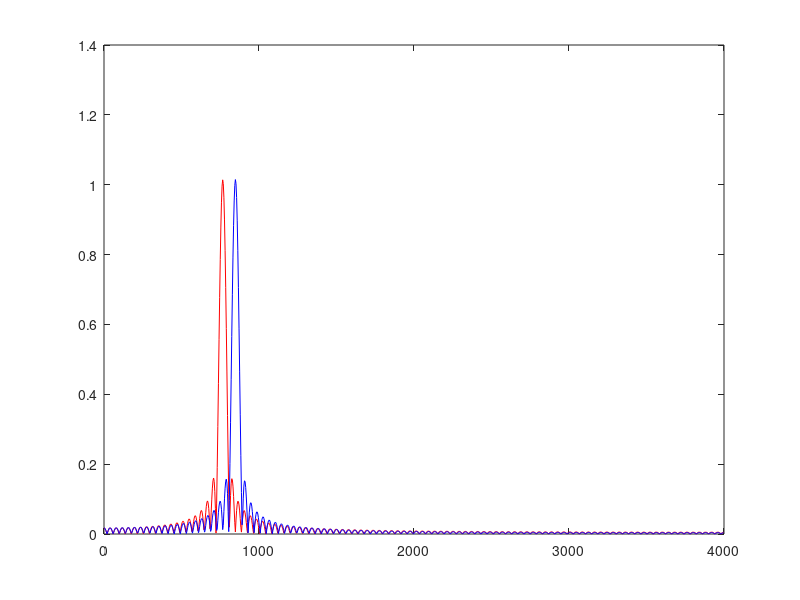

This figure's MATLAB source:
N1=200;
w=20;
N2=1024;
fs=8000;
fc1=852;
fc2=770;
Wn1=[fc1-w,fc1+w]/(fs/2);
Wn2=[fc2-w,fc2+w]/(fs/2);
b852=fir1(N1,Wn1,rectwin(N1+1));
b770=fir1(N1,Wn2,rectwin(N1+1));
[H852, fv]=freqz(b852,1,N2,fs);
[H770, fv2]=freqz(b770,1,N2,fs);

plot(fv,abs(H770),'-r',fv,abs(H852),'-b');